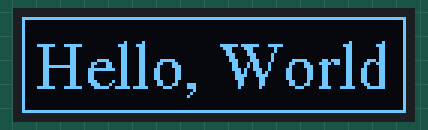
A program run on a simulated Raspberry Pi (BCM pin numbers). On the bench: 128×32 one-colour display. At 0.1 s the program stops and its outputs stay as they are.

Above: at 0.1 s.

The program:

oled_hello.py
```python
# oled_hello.py

import board, busio
from adafruit_ssd1306 import SSD1306_I2C
from PIL import Image, ImageDraw, ImageFont

# I2C 설정
i2c = busio.I2C(board.SCL, board.SDA)

# 디스플레이 초기화
w = width = 128
h = height = 32

oled = SSD1306_I2C(width, height, i2c)

# 이미지 생성
image = Image.new("1", (oled.width, oled.height))
draw = ImageDraw.Draw(image)

# 폰트 설정
font_path = "/usr/share/fonts/truetype/freefont/FreeSerif.ttf"
font = ImageFont.truetype(font_path, 22)

# 화면 지우기
oled.fill(0)
oled.show()

# 텍스트와 크기 설정
text = "Hello, World"
text_bbox = draw.textbbox((0, 0), text, font=font)  # 텍스트 경계 사각형 계산
text_width = text_bbox[2] - text_bbox[0]
text_height = text_bbox[3] - text_bbox[1]

# 텍스트 중앙 정렬
text_x = (w - text_width) // 2
text_y = (h - text_height) // 2

# 사각형 그리기
draw.rectangle( [0, 0, w -1, h -1], fill=0, outline = 0)
draw.rectangle( [0, 0, w -1, h -1], fill=0, outline = 1)
# 텍스트 그리기
draw.text((text_x, text_y), text, font=font, fill=255)

# 디스플레이에 이미지 출력
oled.image(image)
oled.show()
```
